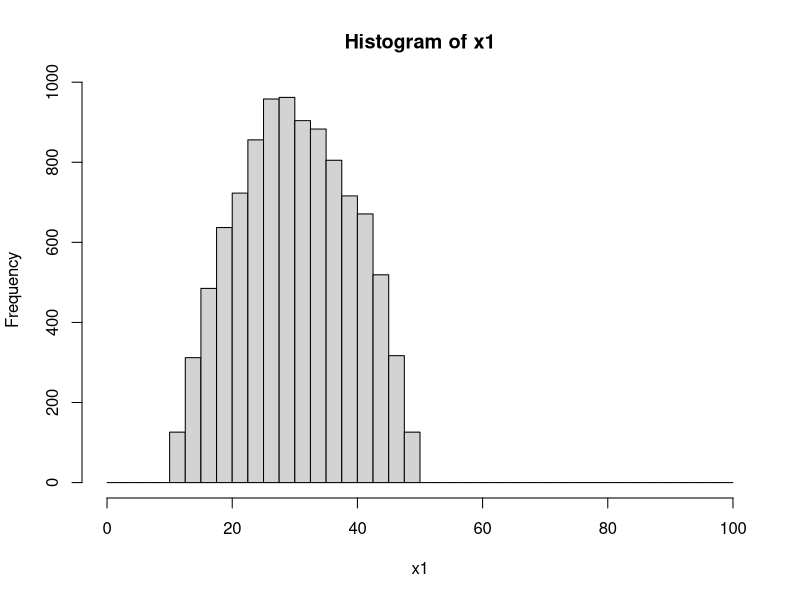
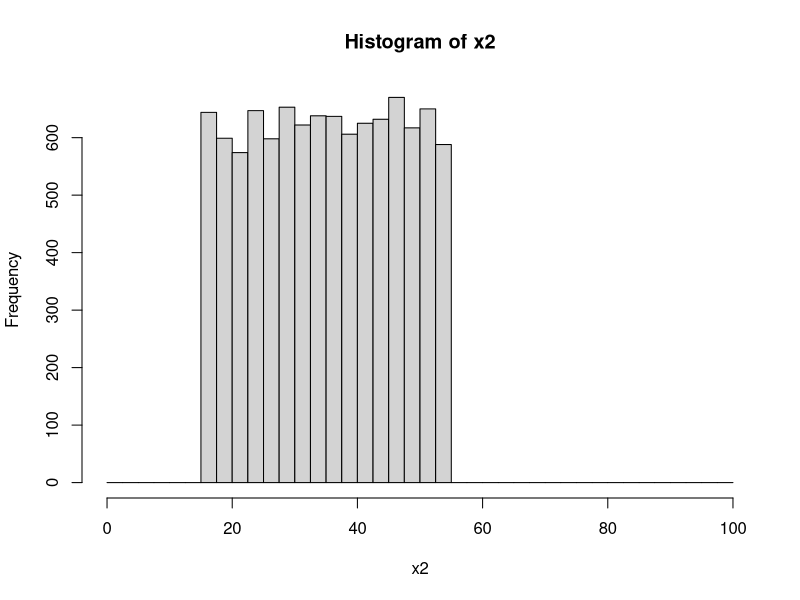
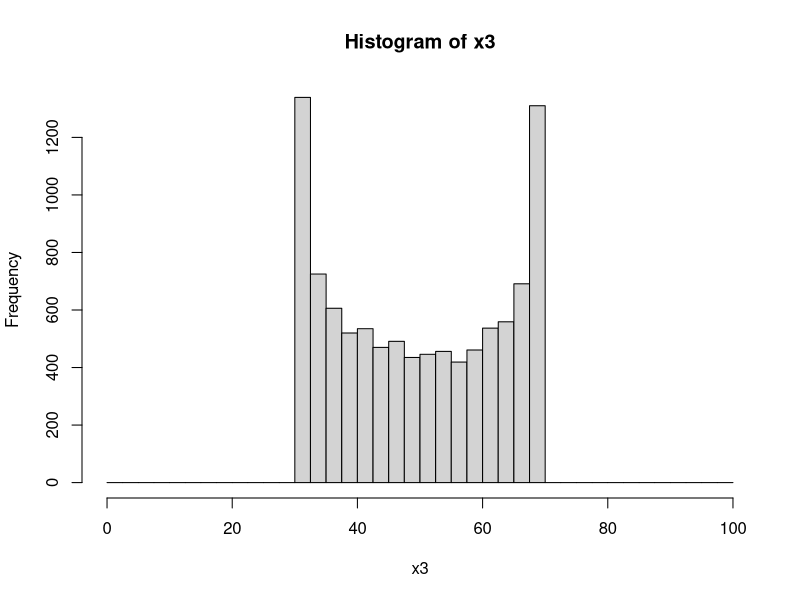
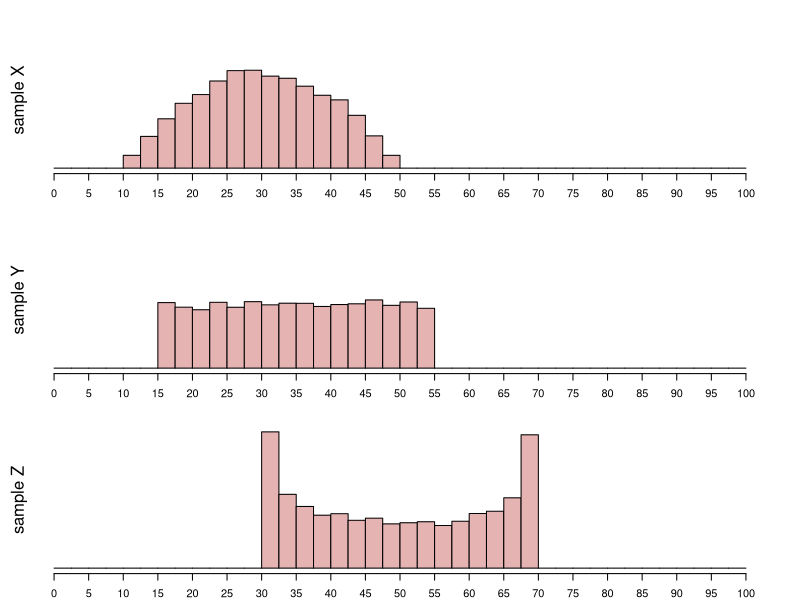

Recreate these plots in R, in order.
## ---- chunk 1

# reseed for exam question
set.seed(runif(1,1,2))

type = sample(1:3,3) #bell, uniform, bimodal
n = 10000
beta1 = c(2,1,0.6)[type]
beta2 = c(2,1,0.6)[type]
mid = sample(seq(30,70,5),3)
width = sample(seq(20,60,10),1)
bottom = mid-width/2

x1 = rbeta(n,beta1[1],beta2[1])*(width-0.02)+bottom[1]+0.01
x2 = rbeta(n,beta1[2],beta2[2])*(width-0.02)+bottom[2]+0.01
x3 = rbeta(n,beta1[3],beta2[3])*(width-0.02)+bottom[3]+0.01

h1 = hist(x1,xlim=c(0,100),breaks=seq(0,100,2.5))
h2 = hist(x2,xlim=c(0,100),breaks=seq(0,100,2.5))
h3 = hist(x3,xlim=c(0,100),breaks=seq(0,100,2.5))

counts1 = h1$counts
counts2 = h2$counts
counts3 = h3$counts

ym = max(c(counts1,counts2,counts3))

ans1 = paste0((mid==min(mid))*1,collapse="")
ans2 = paste0((mid==max(mid))*1,collapse="")
ans3 = paste0((type==min(type))*1,collapse="")
ans4 = paste0((type==max(type))*1,collapse="")

## ---- chunk 2
par(mfrow=c(3,1),mar=c(0,0,0,0))
par(mar=c(2,2,2,2))
hist(x1,xlim=c(0,100),breaks=seq(0,100,2.5),ann=F,axes=F,ylim=c(0,ym),col=rgb(0.9,0.7,0.7))
axis(1,line=0,at=seq(0,100,5))
mtext("sample X",2,0,srt=90)

par(mar=c(2,2,2,2))
hist(x2,xlim=c(0,100),breaks=seq(0,100,2.5),ann=F,axes=F,ylim=c(0,ym),col=rgb(0.9,0.7,0.7))
axis(1,line=0,at=seq(0,100,5))
mtext("sample Y",2,0,srt=90)

par(mar=c(2,2,2,2))
hist(x3,xlim=c(0,100),breaks=seq(0,100,2.5),ann=F,axes=F,ylim=c(0,ym),col=rgb(0.9,0.7,0.7))
axis(1,line=0,at=seq(0,100,5))
mtext("sample Z",2,0,srt=90)
